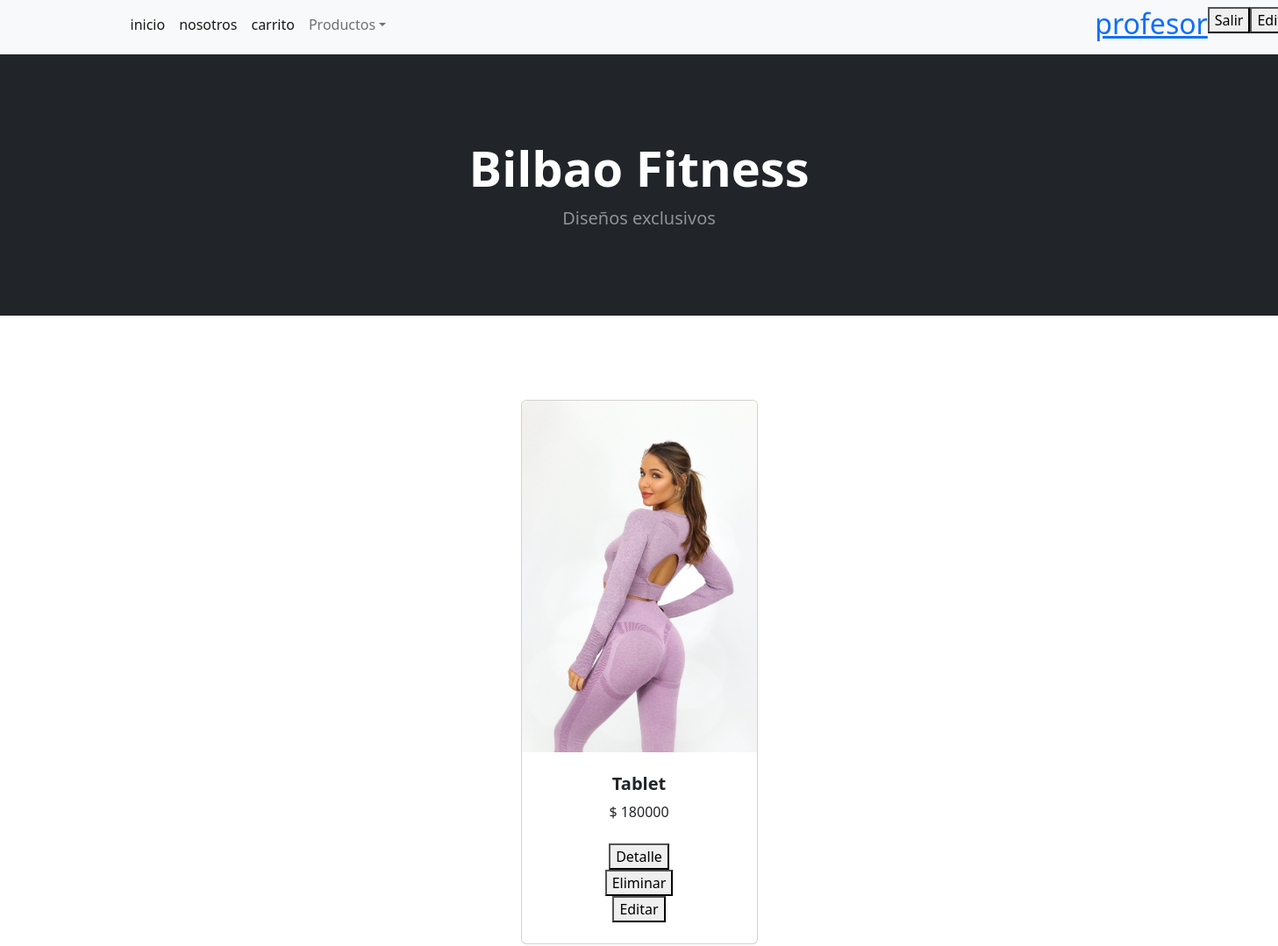
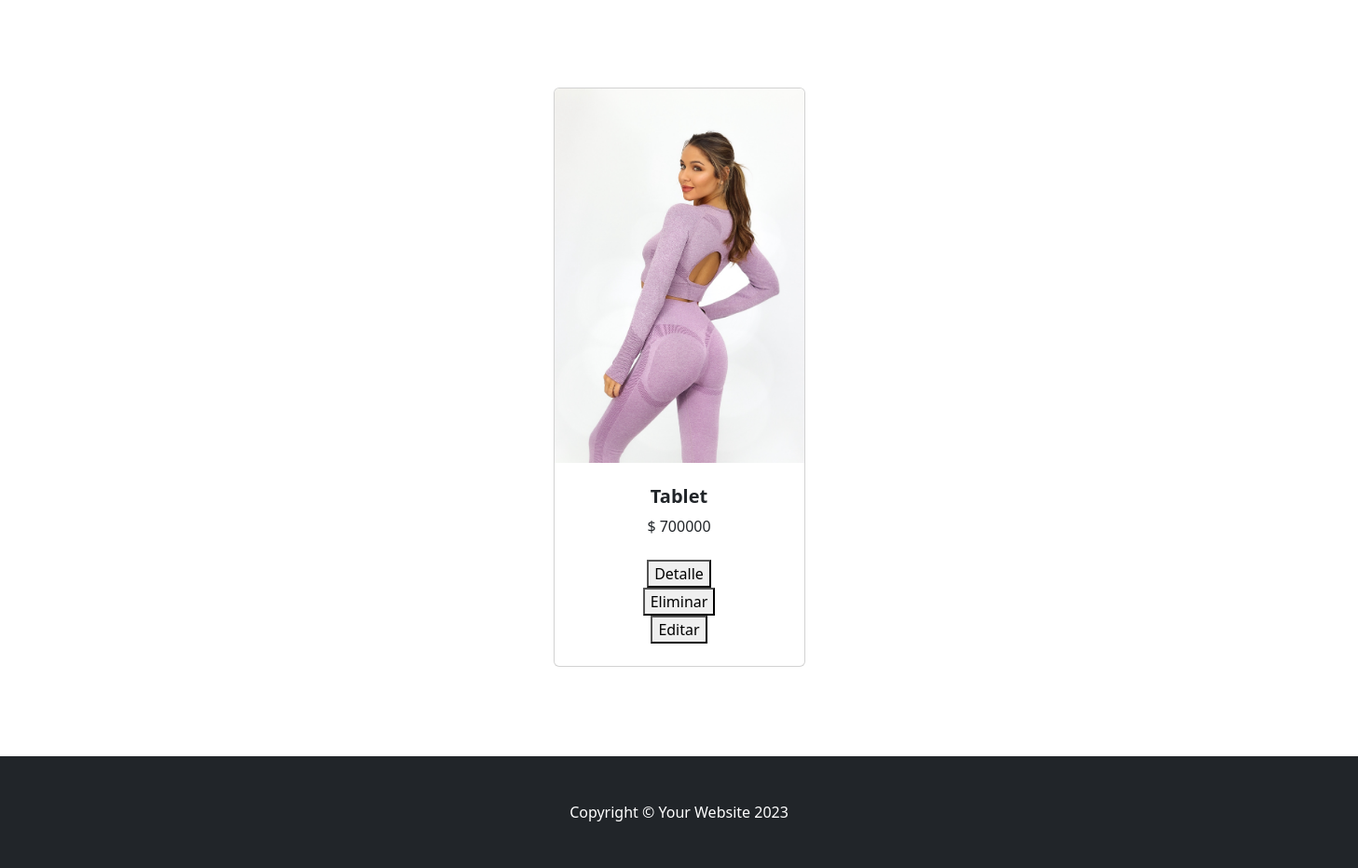
The app's page /AppBilbao/productos (signed in) with its own data (2 pictures, top to bottom).
### AppBilbao/models.py (models this page shows, shortened)
class Productos(models.Model):
    denominacion=models.CharField(max_length=40)
    stock= models.IntegerField()
    precio= models.IntegerField()
    imagen = models.ImageField()

### AppBilbao/views.py (the view)
# urls.py: path('productos', views.productos, name='productos'),
def productos(request):
    misProductos = Productos.objects.all()
    return render (request, "AppBilbao/productos.html", {"productos":misProductos})

### AppBilbao/templates/AppBilbao/productos.html
        {% extends "AppBilbao/padre.html"%}
        {% load static %}
        {% block contenidoQueCambia%}
        <section class="py-5">
            {% for producto in productos %}
            <div class="container px-4 px-lg-5 mt-5">
                <div class="row gx-4 gx-lg-5 row-cols-2 row-cols-md-3 row-cols-xl-4 justify-content-center">
                    <div class="col mb-5">
                        <div class="card h-100">
                            <img class="card-img-top" src="AppBilbao/static/assets/image00003.jpeg" alt="..." />
                            <div class="card-body p-4">
                                <div class="text-center">
                                    <h5 class="fw-bolder">{{producto.denominacion}}</h5>
                                    $ {{producto.precio}}
                                </div>
                            </div>
                            <div class="card-footer p-4 pt-0 border-top-0 bg-transparent">
                                <form action="{% url 'detailProducto' producto.id %}" method="GET">{% csrf_token %}<div class="text-center"><button type="submit"> Detalle </button></div></form>
                                <form action="{% url 'eliminarProducto' producto.id %}" method="POST">{% csrf_token %}<div class="text-center"><button type="submit"> Eliminar </button></div></form>
                                <form action="{% url 'editarProducto' producto.id %}" method="GET">{% csrf_token %}<div class="text-center"><button type="submit"> Editar </button></div></form>
                            </div>
                        </div>
                    </div>
                </div>
            </div>
            {% endfor %}
        </section>
        {% endblock%}

### AppBilbao/templates/AppBilbao/padre.html (shortened to what this page needs)
<!DOCTYPE html>
<html lang="en">
    <head>
        <link href="https://cdn.jsdelivr.net/npm/bootstrap-icons@1.5.0/font/bootstrap-icons.css" rel="stylesheet" />
        {% load static %}
        <link href="{% static 'css/styles.css'%}" rel="stylesheet" />
    </head>
    <body>
        <nav class="navbar navbar-expand-lg navbar-light bg-light">
            <div class="container px-4 px-lg-5">
                <ul class="navbar-nav me-auto mb-2 mb-lg-0 ms-lg-4" style="display: flex;">
                    <li class="nav-item"><a class="nav-link active" aria-current="page" href="{% url 'inicio' %}">inicio</a></li>
                    <li class="nav-item"><a class="nav-link active" aria-current="page" href="{% url 'nosotros' %}">nosotros</a></li>
                    <li class="nav-item"><a class="nav-link active" aria-current="page" href="{% url 'carrito' %}">carrito</a></li>
                        <li class="nav-item dropdown">
                            <a class="nav-link dropdown-toggle" id="navbarDropdown" href="#" role="button" data-bs-toggle="dropdown" aria-expanded="false">Productos</a>
                        </li>
                        {% if user.is_authenticated %}
                        <a href="{% url 'perfil' %}"><h2 style="margin-left: 50rem;">{{user.username}}</h2></a>
                        <form method="POST" action="{% url 'logout' %}">{% csrf_token %}
                            <button type="submit"> Salir </button>
                        </form>
                        <form method="GET" action="{% url 'editarPerfil' %}">{% csrf_token %}
                            <button type="submit"> Editar </button>
                        </form>
                        {% else %}
                        <li style="margin-left: 50rem;" class="nav-item"><a class="nav-link active" aria-current="page" href="{% url 'perfil' %}">perfil</a>
                            <button><a href="{% url 'login' %}">Ingresar</a></button>
                            <button><a href="{% url 'register' %}">Registrarse</a></button>
                        </li>
                        {% endif %}
                </ul>
            </div>
        </nav>
        <header class="bg-dark py-5">
            <div class="container px-4 px-lg-5 my-5">
                <div class="text-center text-white">
                    <h1 class="display-4 fw-bolder">Bilbao Fitness</h1>
                    <p class="lead fw-normal text-white-50 mb-0">Diseños exclusivos</p>
                </div>
            </div>
        </header>
        {% block contenidoQueCambia%}
        {% endblock%}
        <footer class="py-5 bg-dark">
            <div class="container"><p class="m-0 text-center text-white">Copyright &copy; Your Website 2023</p></div>
        </footer>
    </body>
</html>

### records on screen
Productos: denominacion "Tablet", precio "180000"
Productos: denominacion "Tablet", precio "700000"

### other values on screen
{{ user.username }} "profesor"
